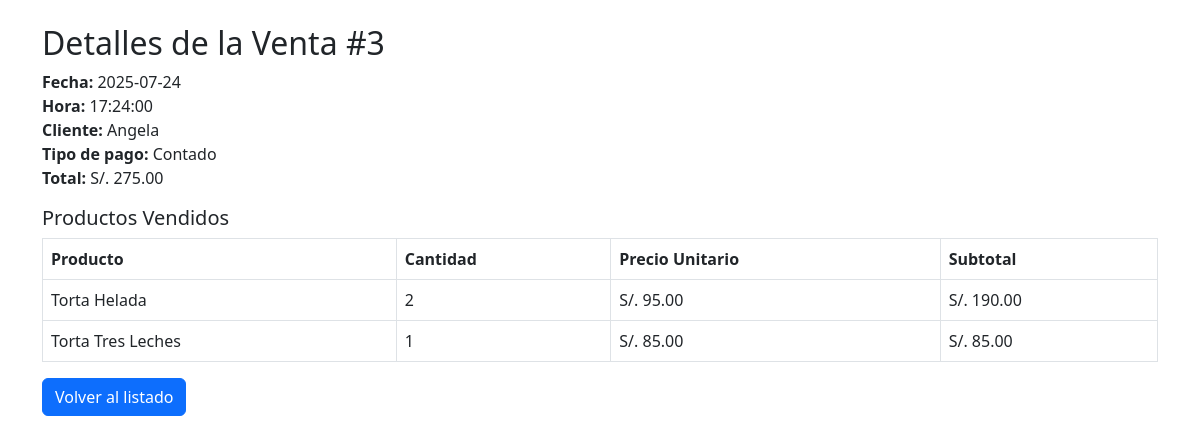
The page /vistas/ventas/ver.php?id=3 on the database its author committed.
### tables this page shows
CREATE TABLE `ventas` (
  `ID_Venta` int(11) NOT NULL,
  `Fecha` date NOT NULL,
  `Hora` time NOT NULL,
  `ID_Cliente` int(11) DEFAULT NULL,
  `Total` decimal(10,2) NOT NULL,
  `Tipo_Pago` enum('Contado','Crédito') NOT NULL,
  `Estado` enum('Completada','Anulada') DEFAULT 'Completada'
);

CREATE TABLE `clientes` (
  `ID_Cliente` int(11) NOT NULL,
  `Nombre` varchar(100) NOT NULL,
  `Apellidos` varchar(100) NOT NULL,
  `Correo` varchar(100) NOT NULL,
  `Telefono` varchar(20) DEFAULT NULL,
  `Direccion` varchar(100) DEFAULT NULL
);

CREATE TABLE `detalle_venta` (
  `ID_Detalle` int(11) NOT NULL,
  `ID_Venta` int(11) DEFAULT NULL,
  `ID_Producto` int(11) DEFAULT NULL,
  `Cantidad` int(11) NOT NULL,
  `Precio_Unitario` decimal(10,2) NOT NULL,
  `Subtotal` decimal(10,2) NOT NULL
);

CREATE TABLE `productos` (
  `ID_Producto` int(11) NOT NULL,
  `Nombre` varchar(100) NOT NULL,
  `Descripcion` text DEFAULT NULL,
  `Precio` decimal(10,2) NOT NULL,
  `Imagen` varchar(255) DEFAULT NULL,
  `Categoria` varchar(50) DEFAULT NULL,
  `Stock` int(11) DEFAULT 0,
  `Fecha_Creacion` datetime DEFAULT current_timestamp(),
  `Estado` enum('Activo','Inactivo') DEFAULT 'Activo',
  `ID_Categoria` int(11) DEFAULT NULL
);

### vistas/ventas/ver.php (the view, shortened to what this page needs)
<?php
$conexion = Conexion::conectar();
$idVenta = $_GET['id'];
$sqlVenta = "SELECT v.ID_Venta, v.Fecha, v.Hora, v.Tipo_Pago, v.Total, c.Nombre AS Cliente
             FROM ventas v
             JOIN clientes c ON v.ID_Cliente = c.ID_Cliente
             WHERE v.ID_Venta = ?";
$stmtVenta = $conexion->prepare($sqlVenta);
$stmtVenta->execute([$idVenta]);
$venta = $stmtVenta->fetch(PDO::FETCH_ASSOC);
$sqlProductos = "SELECT p.Nombre, dv.Cantidad, dv.Precio_Unitario, (dv.Cantidad * dv.Precio_Unitario) AS Subtotal
                 FROM detalle_venta dv
                 JOIN productos p ON dv.ID_Producto = p.ID_Producto
                 WHERE dv.ID_Venta = ?";
$stmtProductos = $conexion->prepare($sqlProductos);
$stmtProductos->execute([$idVenta]);
$productos = $stmtProductos->fetchAll(PDO::FETCH_ASSOC);
?>
<!DOCTYPE html>
<html lang="es">
<head>
    <link href="https://cdn.jsdelivr.net/npm/bootstrap@5.3.0/dist/css/bootstrap.min.css" rel="stylesheet">
</head>
<body class="container mt-4">
    <h2>Detalles de la Venta #<?= htmlspecialchars($venta['ID_Venta']) ?></h2>
    <div class="mb-3">
        <strong>Fecha:</strong> <?= htmlspecialchars($venta['Fecha']) ?><br>
        <strong>Hora:</strong> <?= htmlspecialchars($venta['Hora']) ?><br>
        <strong>Cliente:</strong> <?= htmlspecialchars($venta['Cliente']) ?><br>
        <strong>Tipo de pago:</strong> <?= htmlspecialchars($venta['Tipo_Pago']) ?><br>
        <strong>Total:</strong> S/. <?= number_format($venta['Total'], 2) ?>
    </div>
    <h5>Productos Vendidos</h5>
    <table class="table table-bordered">
        <thead>
            <tr>
                <th>Producto</th>
                <th>Cantidad</th>
                <th>Precio Unitario</th>
                <th>Subtotal</th>
            </tr>
        </thead>
        <tbody>
            <?php foreach ($productos as $prod): ?>
                <tr>
                    <td><?= htmlspecialchars($prod['Nombre']) ?></td>
                    <td><?= $prod['Cantidad'] ?></td>
                    <td>S/. <?= number_format($prod['Precio_Unitario'], 2) ?></td>
                    <td>S/. <?= number_format($prod['Subtotal'], 2) ?></td>
                </tr>
            <?php endforeach; ?>
        </tbody>
    </table>
    <a href="index.php" class="btn btn-primary">Volver al listado</a>
</body>
</html>

### rows shown on the page
ventas: ID_Venta "3", Fecha "2025-07-24", Hora "17:24:00", ID_Cliente.Nombre "Angela", Tipo_Pago "Contado", Total "275.00"
detalle_venta: ID_Producto.Nombre "Torta Helada", Cantidad "2", Precio_Unitario "95.00", Subtotal "190.00"
detalle_venta: ID_Producto.Nombre "Torta Tres Leches", Cantidad "1", Precio_Unitario "85.00", Subtotal "85.00"
